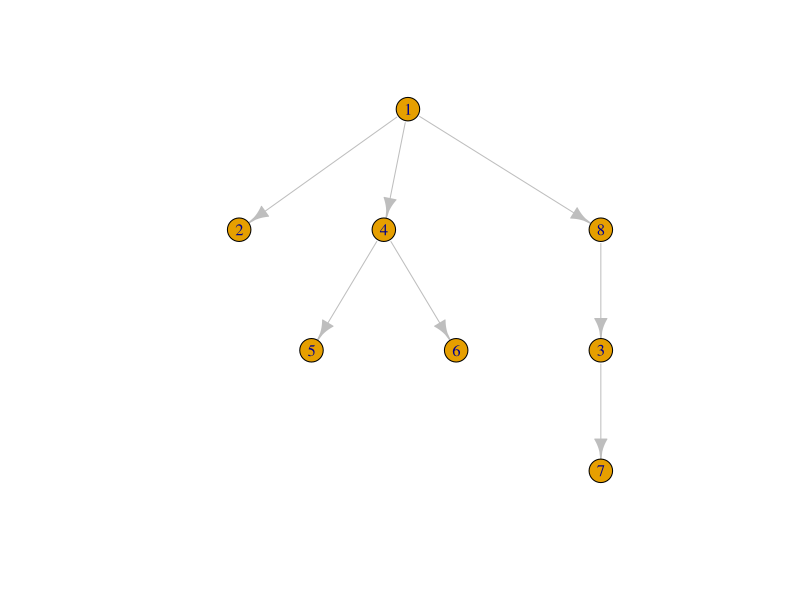

Reproduce this figure in R.
# Установка пакета
install.packages("igraph")
library(igraph)


start_v <- 1
# Создание графа
g <- graph(c(1,2,
             8,3,
             3,7,
             4,5,
             1,4,
             #5,1,
             4,6,
             1,8), n=8)
# Рисование графа
#V(g)$label <- V(g)$name
V(g)$size <- 13
E(g)$color <- "gray"
#set.seed(13)
plot(g, layout=layout.reingold.tilford)
# Разные layout:
#circle
#sphere
#reingold.tilford
#random
#fruchterman.reingold
#kamada.kawai
#lgl


# BFS
bfs <- function(graph, start) {
  # Список непосещённых вершин(для current шага)
  queue <- start
  # Список непосещённых вершин(для next шага)
  visited <- c()
  # Пока есть непосещенные вершины
  while (length(queue) > 0) {
    # Достаем первую вершину из очереди
    node <- queue[1]
    # Удаляем её из очереди
    queue <- queue[-1]
    # Если вершина не была посещена
    if (!(node %in% visited)) {
      # Добавляем её в список посещённых
      visited <- c(visited, node)
      # Добавляем непосещённых соседей в список посещённых вершин 
      #(с помощью функции из igraph находим соседей)
      neighbors <- neighbors(graph, node)
      # Добавляем в список queue непосещенных соседей, которые еще не содержатся
      #в списке посещенных вершин
      queue <- c(queue, setdiff(neighbors, visited))
    }
  }
  # Возвращение посещённых вершин, за исключением начальной
  return(visited[-1])
}


# DFS
dfs <- function(graph, start) {
  # Список непосещённых вершин(для current шага)
  stack <- start
  # Список непосещённых вершин(для next шага)
  visited <- c()
  # Пока есть непосещенные вершины
  while (length(stack) > 0) {
    # Достаем последнюю вершину из списка непосещённых
    node <- stack[length(stack)]
    stack <- stack[-length(stack)]
    # Если вершина не была посещена
    if (!(node %in% visited)) {
      # Добавляем её в список посещённых
      visited <- c(visited, node)
      # Добавляем непосещённых соседей в список посещённых вершин
      neighbors <- neighbors(graph, node)
      stack <- c(stack, setdiff(neighbors, visited))
    }
  }
  # Return the visited nodes
  return(rev(visited[-1]))
}


# BFS algo
bfs_result <- bfs(g, start_v)
cat('Последовательность посещения вершин(BFS)', bfs_result, '\n')

# DFS algo
dfs_result <- dfs(g, start_v)
cat('Последовательность посещения вершин(DFS)', dfs_result, '\n')